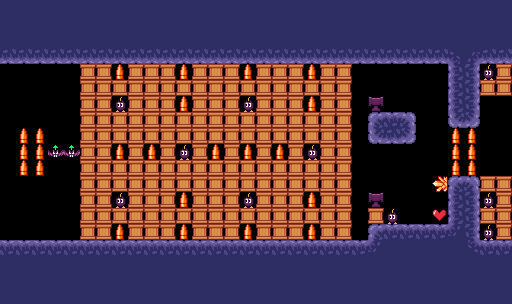

A level layout from a 2D game, rendered from its tile map. Below: a short description, then the map file with its tile-grid data intact:
An orthogonal 32x19 tile map with 16x16 px tiles, 1 tile layer (Tilelaag 1).

<map version="1.5" tiledversion="1.7.2" orientation="orthogonal" renderorder="right-down" width="32" height="19" tilewidth="16" tileheight="16" infinite="0" nextlayerid="2" nextobjectid="1">
 <tileset firstgid="1" source="tilemap.tsx" />
 <layer id="1" name="Tilelaag 1" width="32" height="19">
  <data encoding="csv">
18,18,18,18,18,18,18,18,18,18,18,18,18,18,18,18,18,18,18,18,18,18,18,18,18,18,18,18,18,18,18,18,
18,18,18,18,18,18,18,18,18,18,18,18,18,18,18,18,18,18,18,18,18,18,18,18,18,18,18,18,18,18,18,18,
18,18,18,18,18,18,18,18,18,18,18,18,18,18,18,18,18,18,18,18,18,18,18,18,18,18,18,18,18,18,18,18,
34,34,34,34,34,34,34,34,34,34,34,34,34,34,34,34,34,34,34,34,34,34,34,34,34,34,34,34,5,4,34,34,
0,0,0,0,0,7,7,37,7,7,7,37,7,7,7,37,7,7,7,37,7,7,0,0,0,0,0,0,17,19,6,7,
0,0,0,0,0,7,7,7,7,7,7,7,7,7,7,7,7,7,7,7,7,7,0,0,0,0,0,0,17,19,7,7,
0,0,0,0,0,7,7,6,7,7,7,37,7,7,7,6,7,7,7,37,7,7,0,39,0,0,0,0,17,19,0,0,
0,0,0,0,0,7,7,7,7,7,7,7,7,7,7,7,7,7,7,7,7,7,0,1,2,3,0,0,33,35,0,0,
0,37,37,0,0,7,7,7,7,7,7,7,7,7,7,7,7,7,7,7,7,7,0,33,34,35,0,0,37,37,0,0,
0,37,37,22,22,7,7,37,7,37,7,6,7,37,7,37,7,37,7,6,7,7,0,0,0,0,0,0,37,37,0,0,
0,37,37,0,0,7,7,7,7,7,7,7,7,7,7,7,7,7,7,7,7,7,0,0,0,0,0,0,37,37,0,0,
0,0,0,0,0,7,7,7,7,7,7,7,7,7,7,7,7,7,7,7,7,7,0,0,0,0,0,1610612772,1,3,7,7,
0,0,0,0,0,7,7,6,7,7,7,37,7,7,7,6,7,7,7,37,7,7,0,39,0,0,0,0,17,19,6,7,
0,0,0,0,0,7,7,7,7,7,7,7,7,7,7,7,7,7,7,7,7,7,0,7,6,0,0,41,17,19,7,7,
0,0,0,0,0,7,7,37,7,7,7,37,7,7,7,37,7,7,7,37,7,7,0,1,2,2,2,2,21,19,6,7,
2,2,2,2,2,2,2,2,2,2,2,2,2,2,2,2,2,2,2,2,2,2,2,21,18,18,18,18,18,20,2,2,
18,18,18,18,18,18,18,18,18,18,18,18,18,18,18,18,18,18,18,18,18,18,18,18,18,18,18,18,18,18,18,18,
18,18,18,18,18,18,18,18,18,18,18,18,18,18,18,18,18,18,18,18,18,18,18,18,18,18,18,18,18,18,18,18,
18,18,18,18,18,18,18,18,18,18,18,18,18,18,18,18,18,18,18,18,18,18,18,18,18,18,18,18,18,18,18,18
</data>
 </layer>
</map>
